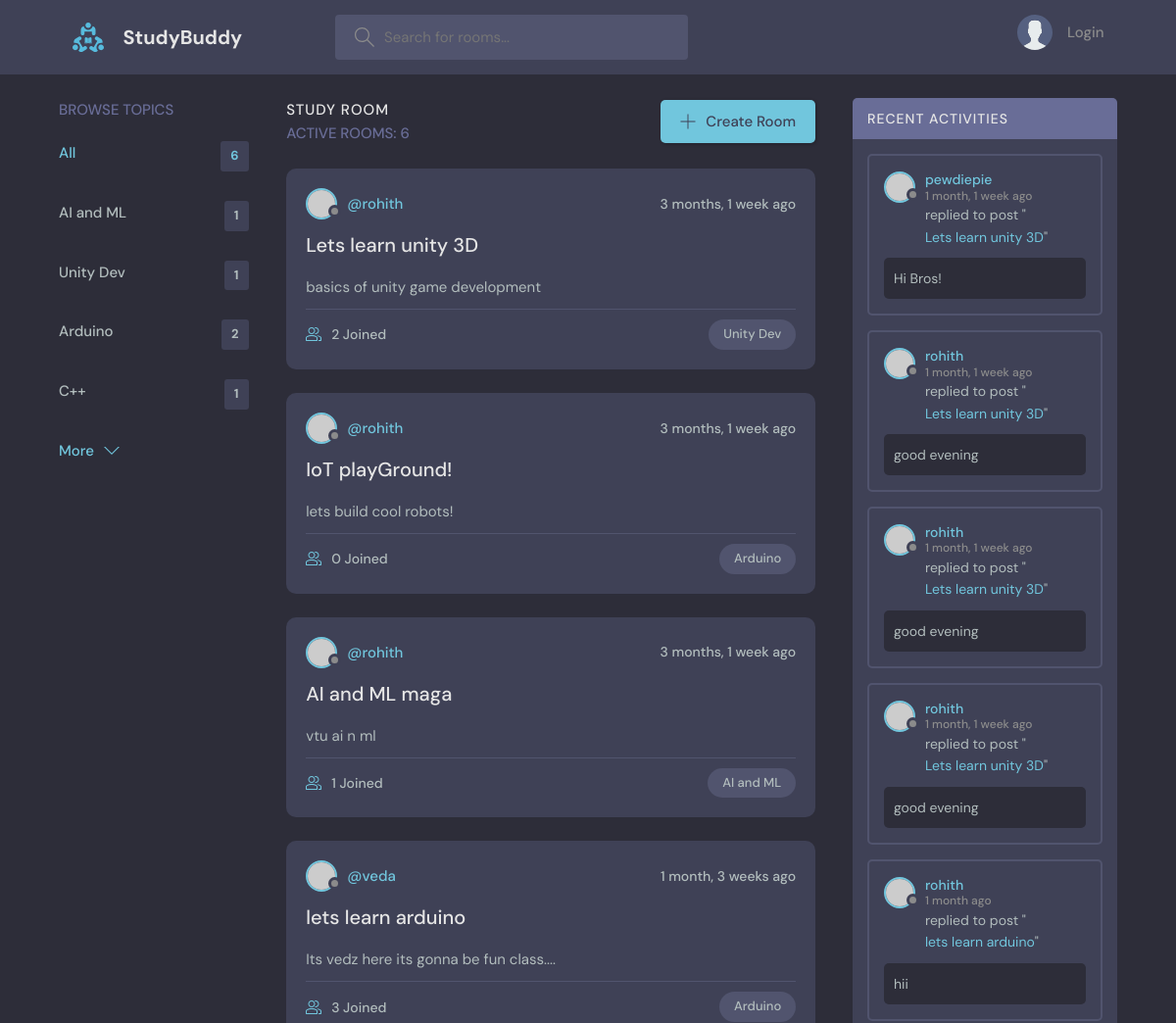
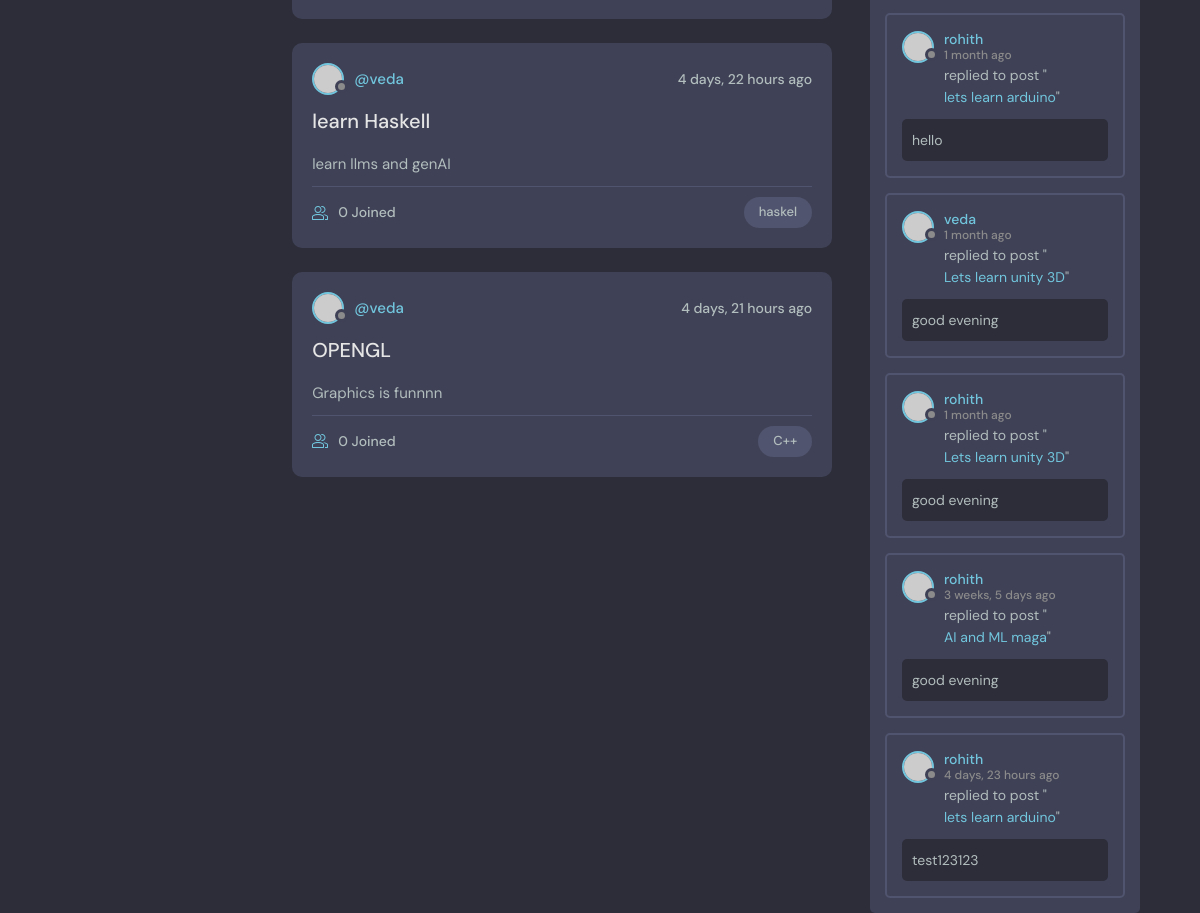
The page / on the database its author committed (2 pictures, top to bottom).
### base/models.py (models this page shows)
class Topic(models.Model):
    name=models.CharField(max_length=200)
    def __str__(self):#this will be displayed in the admin console
         return self.name

class project(models.Model):
    host=models.ForeignKey(User,on_delete=models.SET_NULL,null=True)
    topic=models.ForeignKey(Topic,on_delete=models.SET_NULL,null=True)
    name=models.CharField(max_length=200)
    description=models.TextField(null=True,blank=True)
    participants=models.ManyToManyField(User,related_name='participants',blank=True)
    update=models.DateTimeField(auto_now=True)
    created=models.DateTimeField(auto_now_add=True)
    def __str__(self) :#this will be displayed in the admin console
        return self.name

class Message(models.Model):
        Project=models.ForeignKey(project,on_delete=models.CASCADE)
        user=models.ForeignKey(User,on_delete=models.CASCADE)
        body=models.TextField()
        update=models.DateTimeField(auto_now=True)
        created=models.DateTimeField(auto_now_add=True)
        def __str__(self):#this will be displayed in the admin console
             return self.body[:50]

### base/views.py (the view)
# urls.py: path('',views.home,name="home"),
def home(Request):
    q=Request.GET.get('q') if Request.GET.get('q')!= None else ''
    print(q)
    rooms=project.objects.filter(Q(topic__name__icontains=q)|
                                 Q(name__icontains=q)|
                                 Q(description__icontains=q))
    room_count=rooms.count()
    room_messages=Message.objects.filter(Q(Project__name__icontains=q))
    topics=Topic.objects.all()[0:4]
    print(topics)
    cdata={'rooms':rooms,'topics':topics,'room_count':room_count,'room_messages':room_messages}#key is used in the HTML "rooms"
    return render(Request,'base/home.html',cdata)

### base/templates/base/home.html (shortened to what this page needs)
{% extends "main.html" %}
{% block content %}
    <main class="layout layout--3">
      <div class="container">
        {% include "base/topics_component.html" %}
        <div class="roomList">
          <div class="roomList__header">
            <div>
              <h2>Study Room</h2>
              <p>ACTIVE ROOMS: {{room_count}}</p>
            </div>
            <a class="btn btn--main" href="{% url 'new_room' %}">
              <svg version="1.1" xmlns="http://www.w3.org/2000/svg" width="32" height="32" viewBox="0 0 32 32">
                <title>add</title>
                <path
                  d="M16.943 0.943h-1.885v14.115h-14.115v1.885h14.115v14.115h1.885v-14.115h14.115v-1.885h-14.115v-14.115z"
                ></path>
              </svg>
              Create Room
            </a>
          </div>
          {% include "base/feed.html" %}
        </div>
         {% include "base/activity_component.html" %}
      </div>
    </main>
{% endblock   %}

### base/templates/base/topics_component.html
<div class="topics">
    <div class="topics__header">
      <h2>Browse Topics</h2>
    </div>
    <ul class="topics__list">
      <li>
        <a href="{% url 'home' %}" class="active">All <span>{{room_count}}</span></a>
      </li>
      {% for topic in topics %}
      <li>
        <a href="{% url 'home' %}?q={{ topic.name }}">{{ topic.name }} <span>{{ topic.project_set.all.count }}</span></a>
      </li>
      {% endfor %}
    </ul>
    <a class="btn btn--link" href="{% url "topics" %}">
      More
      <svg version="1.1" xmlns="http://www.w3.org/2000/svg" width="32" height="32" viewBox="0 0 32 32">
        <title>chevron-down</title>
        <path d="M16 21l-13-13h-3l16 16 16-16h-3l-13 13z"></path>
      </svg>
    </a>
  </div>

### base/templates/base/feed.html (shortened to what this page needs)
{% for room in rooms %}
<div class="roomListRoom">
    <div class="roomListRoom__header">
      <a href="{% url 'user-profile' room.host.id %}" class="roomListRoom__author">
        <div class="avatar avatar--small">
          <img src="https://randomuser.me/api/portraits/women/11.jpg" />
        </div>
        <span>@{{room.host.username}}</span>
      </a>
      <div class="roomListRoom__actions">
        <span>{{room.created|timesince}} ago</span>
      </div>
    </div>
    <div class="roomListRoom__content">
      <a href="{% url 'room' room.id %}">{{ room.name }}</a>
      <p>
        {{room.description}}
      </p>
    </div>
    <div class="roomListRoom__meta">
      <a href="room.html" class="roomListRoom__joined">
         {{room.participants.all.count}}  Joined
      </a>
      <p class="roomListRoom__topic">{{room.topic.name}}</p>
    </div>
  </div>
  {% endfor %}

### base/templates/base/activity_component.html (shortened to what this page needs)
<div class="activities">
  <div class="activities__header">
    <h2>Recent Activities</h2>
  </div>
  {% for msg in room_messages %}
  <div class="activities__box">
    <div class="activities__boxHeader roomListRoom__header">
      <a href="{% url 'user-profile' msg.user.id %}" class="roomListRoom__author">
        <div class="avatar avatar--small">
          <img src="https://randomuser.me/api/portraits/women/11.jpg" alt="User avatar" />
        </div>
        <p>
          {{ msg.user }}
          <span>{{ msg.created|timesince }} ago</span>
        </p>
      </a>
    </div>
    <div class="activities__boxContent">
      <p>replied to post "<a href="{% url 'room' msg.Project.id %}">{{msg.Project}}</a>"</p>
      <div class="activities__boxRoomContent">
        {{msg}}
      </div>
    </div>
  </div>
  {% endfor %}
</div>

### rows shown on the page
Topic: name "AI and ML", project_set.all.count "1"
Topic: name "Unity Dev", project_set.all.count "1"
Topic: name "Arduino", project_set.all.count "2"
Topic: name "C++", project_set.all.count "1"
project: host.username "rohith", created "3 months, 1 week", name "Lets learn unity 3D", description "basics of unity game development", participants.all.count "2", topic.name "Unity Dev"
project: host.username "rohith", created "3 months, 1 week", name "IoT playGround!", description "lets build cool robots!", participants.all.count "0", topic.name "Arduino"
project: host.username "rohith", created "3 months, 1 week", name "AI and ML maga", description "vtu ai n ml", participants.all.count "1", topic.name "AI and ML"
project: host.username "veda", created "1 month, 3 weeks", name "lets learn arduino", description "Its vedz here its gonna be fun class....", participants.all.count "3", topic.name "Arduino"
project: host.username "veda", created "4 days, 22 hours", name "learn Haskell", description "learn llms and genAI", participants.all.count "0", topic.name "haskel"
project: host.username "veda", created "4 days, 21 hours", name "OPENGL", description "Graphics is funnnn", participants.all.count "0", topic.name "C++"
Message: user "pewdiepie", created "1 month, 1 week", Project "Lets learn unity 3D", body "Hi Bros!"
Message: user "rohith", created "1 month, 1 week", Project "Lets learn unity 3D", body "good evening"
Message: user "rohith", created "1 month, 1 week", Project "Lets learn unity 3D", body "good evening"
Message: user "rohith", created "1 month, 1 week", Project "Lets learn unity 3D", body "good evening"
Message: user "rohith", created "1 month", Project "lets learn arduino", body "hii"
Message: user "rohith", created "1 month", Project "lets learn arduino", body "hello"
Message: user "veda", created "1 month", Project "Lets learn unity 3D", body "good evening"
Message: user "rohith", created "1 month", Project "Lets learn unity 3D", body "good evening"
Message: user "rohith", created "3 weeks, 5 days", Project "AI and ML maga", body "good evening"
Message: user "rohith", created "4 days, 23 hours", Project "lets learn arduino", body "test123123"

### other values the page prints
{{ room_count }} "6"
